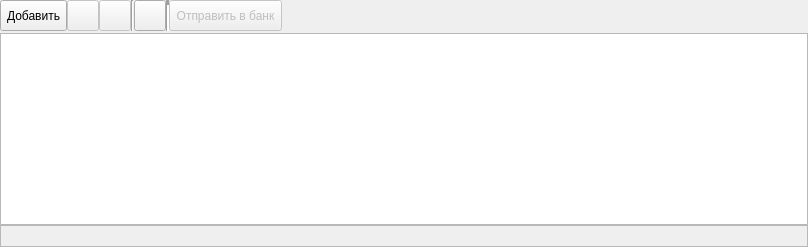
     <widget class="QWidget" name="pageCreditRequests">
      <layout class="QVBoxLayout" name="verticalLayout_6">
       <property name="spacing">
        <number>0</number>
       </property>
       <property name="leftMargin">
        <number>0</number>
       </property>
       <property name="topMargin">
        <number>0</number>
       </property>
       <property name="rightMargin">
        <number>0</number>
       </property>
       <property name="bottomMargin">
        <number>0</number>
       </property>
       <item>
        <widget class="QWidget" name="widgetButtons_3" native="true">
         <layout class="QHBoxLayout" name="horizontalLayout_10">
          <property name="spacing">
           <number>0</number>
          </property>
          <property name="leftMargin">
           <number>0</number>
          </property>
          <property name="topMargin">
           <number>0</number>
          </property>
          <property name="rightMargin">
           <number>0</number>
          </property>
          <property name="bottomMargin">
           <number>2</number>
          </property>
          <item>
           <widget class="QToolButton" name="toolButtonAddCreditRequest">
            <property name="enabled">
             <bool>true</bool>
            </property>
            <property name="sizePolicy">
             <sizepolicy hsizetype="Preferred" vsizetype="Preferred">
              <horstretch>0</horstretch>
              <verstretch>0</verstretch>
             </sizepolicy>
            </property>
            <property name="maximumSize">
             <size>
              <width>16777215</width>
              <height>16777215</height>
             </size>
            </property>
            <property name="text">
             <string>Добавить</string>
            </property>
            <property name="icon">
             <iconset resource="../res.qrc">
              <normaloff>:/16/icons/16x16/add.png</normaloff>:/16/icons/16x16/add.png</iconset>
            </property>
            <property name="iconSize">
             <size>
              <width>24</width>
              <height>24</height>
             </size>
            </property>
            <property name="toolButtonStyle">
             <enum>Qt::ToolButtonTextBesideIcon</enum>
            </property>
           </widget>
          </item>
          <item>
           <widget class="QToolButton" name="toolButtonEditCreditRequest">
            <property name="enabled">
             <bool>false</bool>
            </property>
            <property name="sizePolicy">
             <sizepolicy hsizetype="Preferred" vsizetype="Preferred">
              <horstretch>0</horstretch>
              <verstretch>0</verstretch>
             </sizepolicy>
            </property>
            <property name="maximumSize">
             <size>
              <width>16777215</width>
              <height>16777215</height>
             </size>
            </property>
            <property name="text">
             <string/>
            </property>
            <property name="icon">
             <iconset resource="../res.qrc">
              <normaloff>:/32/icons/32x32/edit.png</normaloff>:/32/icons/32x32/edit.png</iconset>
            </property>
            <property name="iconSize">
             <size>
              <width>24</width>
              <height>24</height>
             </size>
            </property>
           </widget>
          </item>
          <item>
           <widget class="QToolButton" name="toolButtonDeleteCreditRequest">
            <property name="enabled">
             <bool>false</bool>
            </property>
            <property name="sizePolicy">
             <sizepolicy hsizetype="Preferred" vsizetype="Preferred">
              <horstretch>0</horstretch>
              <verstretch>0</verstretch>
             </sizepolicy>
            </property>
            <property name="maximumSize">
             <size>
              <width>16777215</width>
              <height>16777215</height>
             </size>
            </property>
            <property name="text">
             <string/>
            </property>
            <property name="icon">
             <iconset resource="../res.qrc">
              <normaloff>:/32/icons/32x32/delete.png</normaloff>:/32/icons/32x32/delete.png</iconset>
            </property>
            <property name="iconSize">
             <size>
              <width>24</width>
              <height>24</height>
             </size>
            </property>
           </widget>
          </item>
          <item>
           <widget class="Line" name="lineBeforeRefreshCR">
            <property name="orientation">
             <enum>Qt::Vertical</enum>
            </property>
           </widget>
          </item>
          <item>
           <widget class="QToolButton" name="toolButtonRefreshCreditRequests">
            <property name="enabled">
             <bool>true</bool>
            </property>
            <property name="sizePolicy">
             <sizepolicy hsizetype="Preferred" vsizetype="Preferred">
              <horstretch>0</horstretch>
              <verstretch>0</verstretch>
             </sizepolicy>
            </property>
            <property name="maximumSize">
             <size>
              <width>16777215</width>
              <height>16777215</height>
             </size>
            </property>
            <property name="toolTip">
             <string>Обновить данные</string>
            </property>
            <property name="text">
             <string/>
            </property>
            <property name="icon">
             <iconset resource="../res.qrc">
              <normaloff>:/32/icons/32x32/refresh.png</normaloff>:/32/icons/32x32/refresh.png</iconset>
            </property>
            <property name="iconSize">
             <size>
              <width>24</width>
              <height>24</height>
             </size>
            </property>
           </widget>
          </item>
          <item>
           <widget class="Line" name="lineBeforeRefreshCR_2">
            <property name="lineWidth">
             <number>5</number>
            </property>
            <property name="orientation">
             <enum>Qt::Vertical</enum>
            </property>
           </widget>
          </item>
          <item>
           <widget class="QToolButton" name="toolButtonSendToBank">
            <property name="enabled">
             <bool>false</bool>
            </property>
            <property name="sizePolicy">
             <sizepolicy hsizetype="Preferred" vsizetype="Preferred">
              <horstretch>0</horstretch>
              <verstretch>0</verstretch>
             </sizepolicy>
            </property>
            <property name="maximumSize">
             <size>
              <width>16777215</width>
              <height>16777215</height>
             </size>
            </property>
            <property name="text">
             <string>Отправить в банк</string>
            </property>
            <property name="icon">
             <iconset resource="../res.qrc">
              <normaloff>:/16/icons/16x16/send.png</normaloff>:/16/icons/16x16/send.png</iconset>
            </property>
            <property name="iconSize">
             <size>
              <width>18</width>
              <height>18</height>
             </size>
            </property>
            <property name="toolButtonStyle">
             <enum>Qt::ToolButtonTextBesideIcon</enum>
            </property>
           </widget>
          </item>
          <item>
           <spacer name="horizontalSpacerButtons_3">
            <property name="orientation">
             <enum>Qt::Horizontal</enum>
            </property>
            <property name="sizeHint" stdset="0">
             <size>
              <width>425</width>
              <height>20</height>
             </size>
            </property>
           </spacer>
          </item>
         </layout>
        </widget>
       </item>
       <item>
        <widget class="FrameSearchTable" name="widgetSearchCreditRequests" native="true"/>
       </item>
       <item>
        <widget class="QTreeView" name="treeViewCreditRequests">
         <property name="selectionMode">
          <enum>QAbstractItemView::ExtendedSelection</enum>
         </property>
         <property name="rootIsDecorated">
          <bool>false</bool>
         </property>
         <property name="itemsExpandable">
          <bool>false</bool>
         </property>
         <property name="sortingEnabled">
          <bool>true</bool>
         </property>
         <attribute name="headerHighlightSections">
          <bool>false</bool>
         </attribute>
         <attribute name="headerShowSortIndicator" stdset="0">
          <bool>true</bool>
         </attribute>
         <attribute name="headerStretchLastSection">
          <bool>false</bool>
         </attribute>
        </widget>
       </item>
       <item>
        <layout class="QHBoxLayout" name="horizontalLayout_11">
         <item>
          <widget class="FramePageNavigator" name="widgetNavigatorCreditRequests" native="true">
           <property name="sizePolicy">
            <sizepolicy hsizetype="Expanding" vsizetype="Preferred">
             <horstretch>0</horstretch>
             <verstretch>0</verstretch>
            </sizepolicy>
           </property>
           <property name="minimumSize">
            <size>
             <width>0</width>
             <height>0</height>
            </size>
           </property>
          </widget>
         </item>
         <item>
          <widget class="QFrame" name="frame_3">
           <property name="sizePolicy">
            <sizepolicy hsizetype="Expanding" vsizetype="Preferred">
             <horstretch>0</horstretch>
             <verstretch>0</verstretch>
            </sizepolicy>
           </property>
           <property name="frameShape">
            <enum>QFrame::StyledPanel</enum>
           </property>
           <property name="frameShadow">
            <enum>QFrame::Raised</enum>
           </property>
           <layout class="QHBoxLayout" name="horizontalLayout_12">
            <property name="spacing">
             <number>6</number>
            </property>
            <property name="leftMargin">
             <number>2</number>
            </property>
            <property name="topMargin">
             <number>0</number>
            </property>
            <property name="rightMargin">
             <number>2</number>
            </property>
            <property name="bottomMargin">
             <number>0</number>
            </property>
            <item>
             <spacer name="horizontalSpacer_7">
              <property name="orientation">
               <enum>Qt::Horizontal</enum>
              </property>
              <property name="sizeType">
               <enum>QSizePolicy::Maximum</enum>
              </property>
              <property name="sizeHint" stdset="0">
               <size>
                <width>802</width>
                <height>20</height>
               </size>
              </property>
             </spacer>
            </item>
           </layout>
          </widget>
         </item>
        </layout>
       </item>
      </layout>
     </widget>
